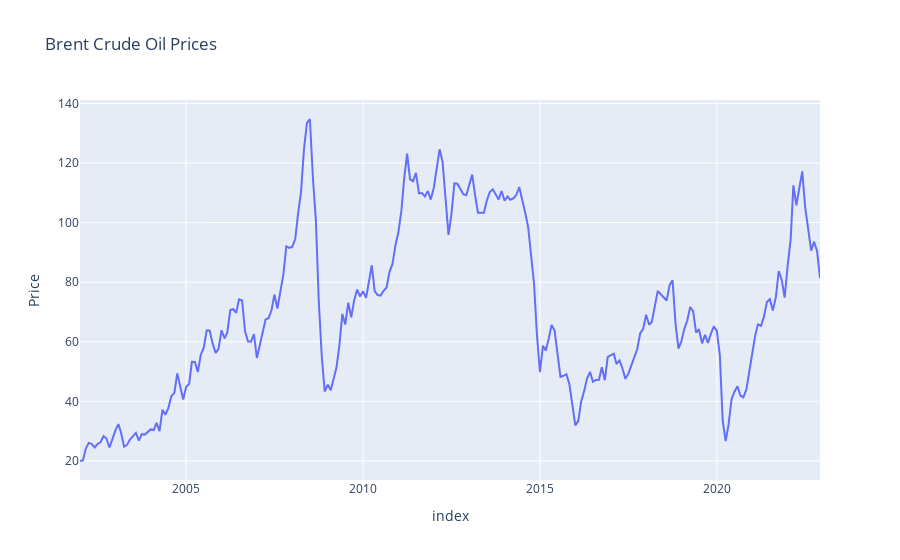

Notebook source saved alongside this figure:
### Markdown cell above
3. **Plotting Data**: The data is plotted using `Plotly`, a Python graphing library. This provides a visual representation of the time series data.

### Code cell
#%%
# Plot data
fig = px.line(data, x=data.index, y='Price', title='Brent Crude Oil Prices')
fig.show()

### Figure 1 — Plotly figure (JSON) as saved in the notebook; plotly's stock layout.template omitted (floating-point values rounded to 4 significant figures; data arrays with more than 128 entries replaced by an {"elided": "..."} marker saying what was removed)
{"data": [{"hovertemplate": "index=%{x}<br>Price=%{y}<extra></extra>", "legendgroup": "", "line": {"color": "#636efa", "dash": "solid"}, "marker": {"symbol": "circle"}, "mode": "lines", "name": "", "orientation": "v", "showlegend": false, "type": "scatter", "x": {"elided": "252 str values"}, "xaxis": "x", "y": {"elided": "252 float values"}, "yaxis": "y"}], "layout": {"legend": {"tracegroupgap": 0}, "title": {"text": "Brent Crude Oil Prices"}, "xaxis": {"anchor": "y", "domain": [0, 1], "title": {"text": "index"}}, "yaxis": {"anchor": "x", "domain": [0, 1], "title": {"text": "Price"}}}}
